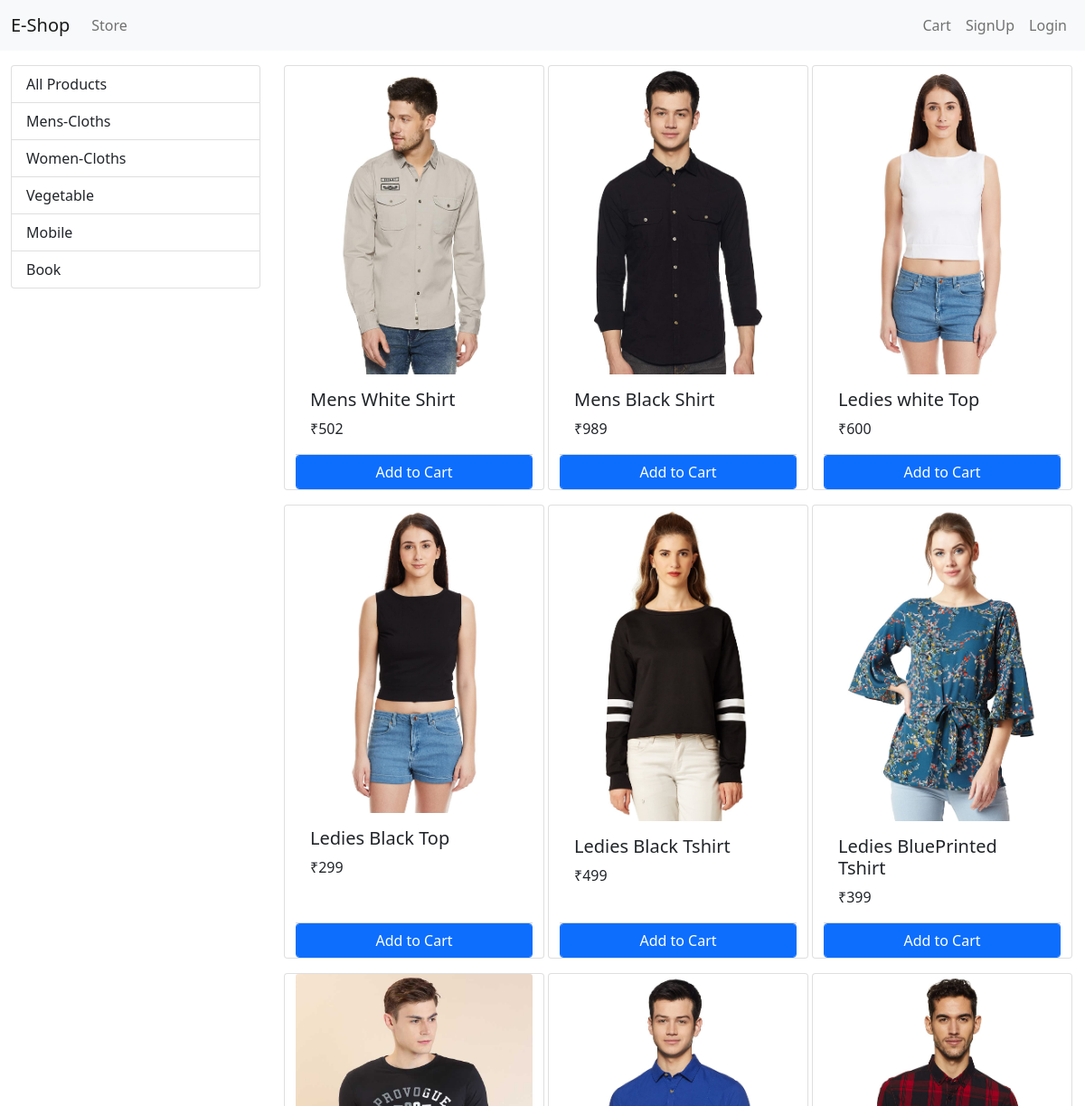
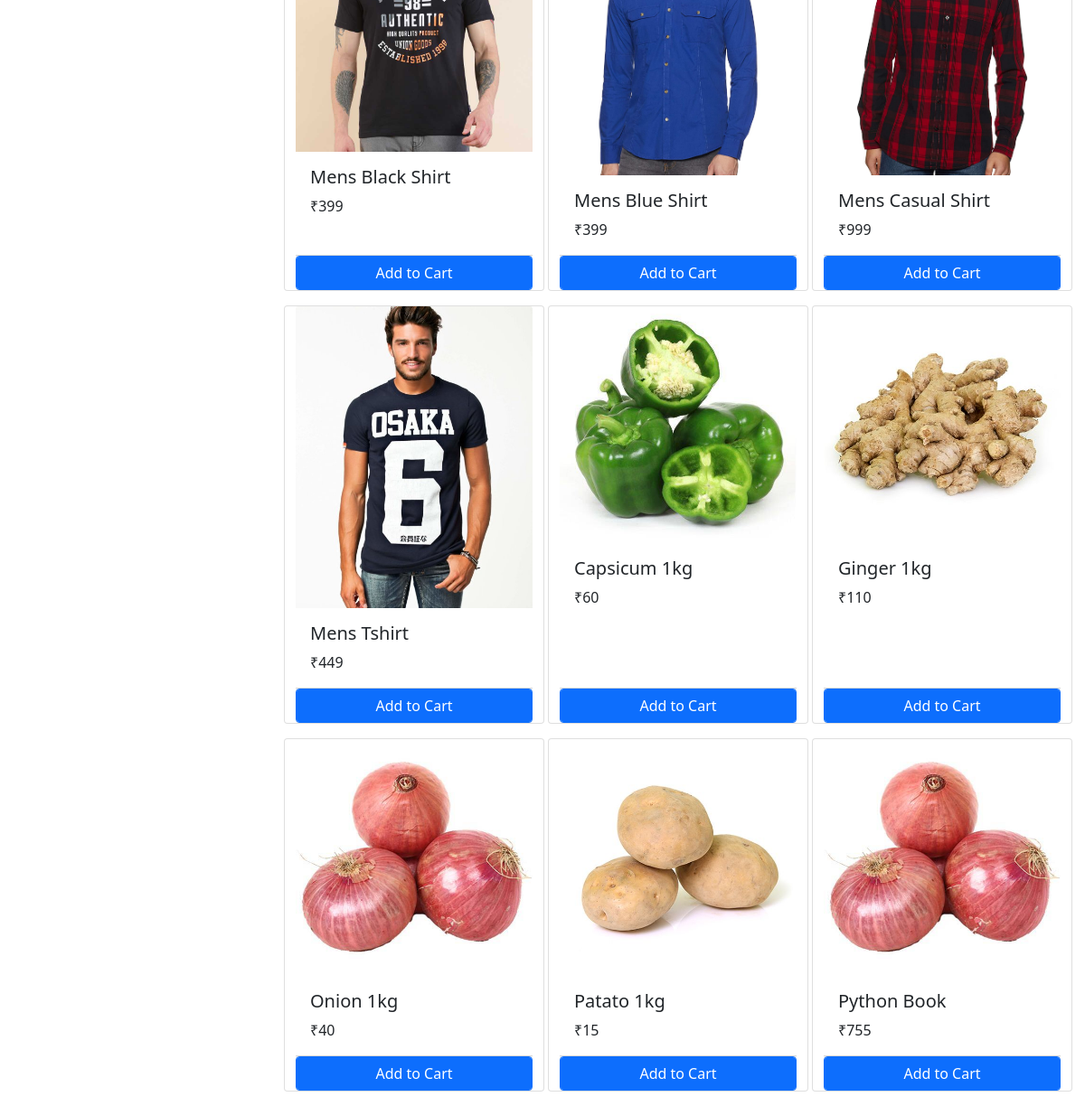
The page / on the database its author committed (2 pictures, top to bottom).
### store/models/category.py (models this page shows, shortened)
class Category(models.Model):
    name = models.CharField(max_length=20)
    @staticmethod
    def get_all_catagories():
       return Category.objects.all()

### store/models/product.py (models this page shows, shortened)
class Product(models.Model):
    name = models.CharField(max_length=50)
    price = models.IntegerField(default=0)
    category = models.ForeignKey(Category, on_delete=models.CASCADE,default=1)
    description = models.CharField(max_length=200,default='',null=True,blank=True)
    image = models.ImageField( upload_to='upload/products/', height_field=None, width_field=None, max_length=None)
    @staticmethod
    def get_all_products():
       return Product.objects.all()

### store/views/home.py (the view, shortened to what this page needs)
# urls.py: path('',Index.as_view(),name="homepage"),
class Index(View):
    def get(self,request):
         cart = request.session.get('cart')
         if not cart:
             request.session['cart'] = {}
         products = None
         cart = request.session.get('cart')
         if not cart:
             request.session.cart = {}
         categories = Category.get_all_catagories()
         categoryID=request.GET.get('category')
         if categoryID:
             products = Product.get_all_products_by_categoryid(categoryID)
         else:
             products = Product.get_all_products()
         data = {}
         data['products'] = products
         data['categories'] = categories
         print(request.session.get('email'))
         return render(request,'index.html', data)

### store/templatetags/cart.py (called while the page is built)
@register.filter(name='is_in_cart')
def is_in_cart(product  , cart):
    keys = cart.keys()
    for id in keys:
        if int(id) == product.id:
            return True
    return False

### store/templatetags/custom_filter.py (called while the page is built)
@register.filter(name='currency')
def currency(number):
    return '₹'+str(number)

### store/templates/index.html (shortened to what this page needs)
{% extends 'base.html'%}
{% block content %}
{% load cart %}
{% load custom_filter %}
<div class="container-fluid mt-3 ">
  <div class="row">
    <div class="col-lg-3 mx-auto">
      <div class="list-group">
        <a href="/" class="list-group-item list-group-item-action ">All Products</a>
        {% for category in categories %}
        <a href="/?category={{category.id}}" class="list-group-item list-group-item-action ">{{category.name}}</a>
        {% endfor %}
      </div>
    </div>
    <div id="products" class="col-lg-9 mx-auto">
      <div class="row mx-auto">
        {% for product in products %}
        <div class="card mx-auto mb-3" id ='{{product.id}}' style="width: 18rem;">
          <img class="card-img-top" src="{{product.image.url}}" alt="card image cap">
          <div class="card-body">
            <h5 class="card-title">{{product.name}}</h5>
            <p class="card-text">{{product.price|currency}}</p>
          </div>
          <div class="card-footer p-0  no-gutters ">
            {% if product|is_in_cart:request.session.cart %}
            <div class="row no-gutters">
              <form action="/#{{product.id}}" method="POST" class = "col-2">
                {% csrf_token %}
                <input type="text"  name="product" hidden value='{{product.id}}'>
                <input type="text"  name="remove" hidden value='True'>
                <input class="btn btn-block btn-secondary  " type="submit" value=" -">
              </form>
              <div class="text-center col">{{product|cart_quantity:request.session.cart}} in cart</div>
              <form action="/#{{product.id}}" method="POST" class = "col-2">
                {% csrf_token %}
                <input type="text"  name="product" hidden value='{{product.id}}'>
                <input class="btn  btn-block btn-secondary  " type="submit" value="+">
              </form>
            </div>
            {% else %}
            <form action="/#{{product.id}}" method='POST' class="btn-block">
              <input type="submit" class=" float-right btn btn-primary form-control " value="Add to Cart">
            </form>
            {% endif %}
          </div>
        </div>
        {% endfor %}
      </div>
    </div>
  </div>
</div>
{% endblock %}

### store/templates/base.html (shortened to what this page needs)
<!doctype html>
<html lang="en">
<head>
    <link href="https://cdn.jsdelivr.net/npm/bootstrap@5.0.2/dist/css/bootstrap.min.css" rel="stylesheet"
>
</head>
<body>
    <nav class="navbar navbar-expand-lg navbar-light bg-light">
      <div class="container-fluid">
        <a class="navbar-brand" href="/">E-Shop</a>
        <div class="collapse navbar-collapse" id="navbarSupportedContent">
          <ul class="navbar-nav me-auto mb-2 mb-lg-0">
            <li class="nav-item">
              <a class="nav-link " aria-current="page" href="#">Store</a>
            </li>
          </ul>
          <ul class=" navbar-nav  my-log-0">
            <li class="nav-item">
              <a class="nav-link " aria-current="page" href="/cart">Cart</a>
            </li>
            {% if request.session.customer %}
            <li class="nav-item">
              <a class="nav-link " aria-current="page" href="/orders">orders</a>
            </li>
            <li class="nav-item">
              <a class="nav-link " aria-current="page" href="/logout">Logout</a>
            </li>
            {% else %}
            <li class="nav-item">
              <a class="nav-link " aria-current="page" href="/signup">SignUp</a>
            </li>
            <li class="nav-item">
              <a class="nav-link" href="/login">Login</a>
            </li>
            {% endif %}
          </ul>
        </div>
      </div>
    </nav>
    {% block content %}{% endblock %}
</body>
</html>

### rows shown on the page
Category: name "Mens-Cloths"
Category: name "Women-Cloths"
Category: name "Vegetable"
Category: name "Mobile"
Category: name "Book"
Product: {{ product.id }} 1 (drawn), image (picture), name "Mens White Shirt", price "₹502"
Product: image (picture), name "Mens Black Shirt", price "₹989"
Product: image (picture), name "Ledies white Top", price "₹600"
Product: image (picture), name "Ledies Black Top", price "₹299"
Product: image (picture), name "Ledies Black Tshirt", price "₹499"
Product: image (picture), name "Ledies BluePrinted Tshirt", price "₹399"
Product: image (picture), name "Mens Black Shirt", price "₹399"
Product: image (picture), name "Mens Blue Shirt", price "₹399"
Product: image (picture), name "Mens Casual Shirt", price "₹999"
Product: image (picture), name "Mens Tshirt", price "₹449"
Product: image (picture), name "Capsicum 1kg", price "₹60"
Product: image (picture), name "Ginger 1kg", price "₹110"
Product: image (picture), name "Onion 1kg", price "₹40"
Product: image (picture), name "Patato 1kg", price "₹15"
Product: image (picture), name "Python Book", price "₹755"
